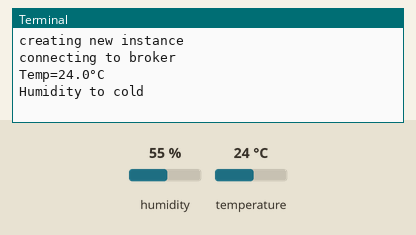
A program run on a simulated Raspberry Pi (BCM pin numbers). On the bench: the last lines printed to the terminal. Inputs (shaded band) come from the test bench; at power-on: humidity 55 %, temperature 24 °C. The clock reads 2024-03-15 10:24:30 at power-on unless the program sets it; no MQTT or app messages arrive unless stated.

Above: at 1.3 s.
1.4 s: humidity set to 67 %
At 3.2 s:
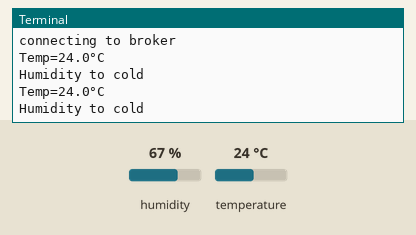
3.5 s: humidity set to 71 %
At 4.4 s:
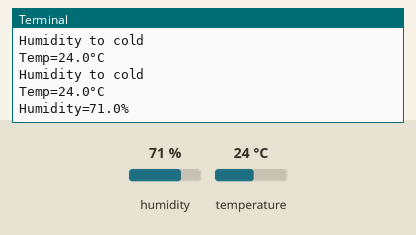
9.8 s: humidity set to 84 %
At 10.5 s:
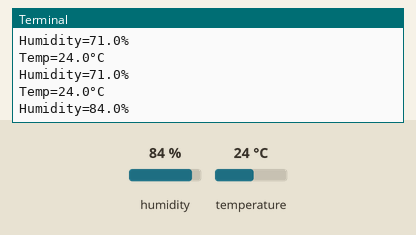
11.9 s: humidity set to 87 %
At 13.6 s:
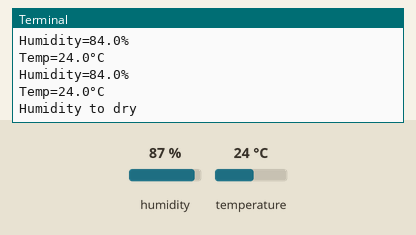

The program:

temphumid.py
```python
import paho.mqtt.client as mqtt
import time
import datetime
import Adafruit_DHT


now = datetime.datetime.now()

def on_message(client, userdata, message):
    print("message received " ,str(message.payload.decode("utf-8")))
    print("message topic=",message.topic)
    print("message qos=",message.qos)
    print("message retain flag=",message.retain)

#mqtt Settings
broker_address="iot.eclipse.org"
topic1= "	jodib/temperature/sensor1"
topic2= "jodib/humidity/sensor1"

#DHT setting
sensor = Adafruit_DHT.DHT11
pin = 4

#threshold setting
maxTempThreshold = 27.0 #the optimum temp
minHumidThreshold = 70.0 #the lower the colder
maxHumidThreshold = 85.0 #the higher the hotter

print("creating new instance")
client = mqtt.Client("P1") #create new instance
client.on_message=on_message #attach function to callback
print("connecting to broker")
client.connect(broker_address) #connect to broker

while True:
	try:
		humidity,temperature = Adafruit_DHT.read_retry(sensor,pin)
		if humidity is not None and temperature is not None:
			if temperature <= maxTempThreshold:
				client.loop_start()
				client.publish(topic2,'{0:0.1f}'.format(temperature))
				print('Temp={0:0.1f}°C'.format(temperature))
				client.loop_stop()
			else:
				#trigger relay
				print('Temperature to hot');

			if humidity <= maxHumidThreshold:
				if humidity >= minHumidThreshold:
					client.loop_start()
					client.publish(topic1,'{0:0.1f}'.format(humidity))
					print('Humidity={0:0.1f}%'.format(humidity))
					client.loop_stop()
				else:
					print('Humidity to cold');
			else:
				#trigger relay
				print('Humidity to dry');
		else:
			client.loop_start() #start the loop
			client.publish(topic1,'N/A')
			print('Failed to get reading. try again')
			client.loop_stop() #stop the loop
	except RuntimeError as e:
			client.loop_start() #start the loop
			client.publish(topic1,'reading failed from DHT failure'.e.args)
			print('reading failed from DHT failure'.e.args)
			client.loop_stop() #stop the loop

	time.sleep(1)
```

Measured:
- the behaviour switches between 69 and 70 % on humidity (found by bisection; images 1 and 2)
- the behaviour switches between 85 and 86 % on humidity (found by bisection; images 3 and 4)
- after the input at 3.5 s, the terminal: prints a new line after 0.23 s (image 2)
- after the input at 9.8 s, the terminal: prints a new line at once (image 3)
- after the input at 11.9 s, the terminal: prints a new line after 0.99 s (image 4)
